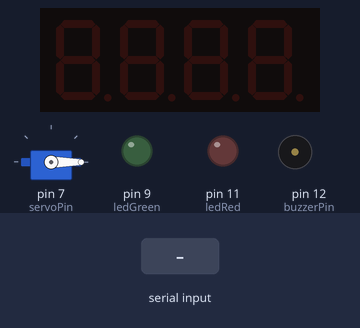
Simulated run of this sketch. Board: Arduino Uno, built with avr-gcc and run on an emulated ATmega328P. On the bench: servo, 4-digit seven-segment display, output pins drawn as LEDs (lit = HIGH), buzzer (waves = sounding). The inputs (shaded band) are chosen by the test bench.

Above: at 1.2 s.
1.3 s: "pass\n" received over Serial
At 3.0 s:
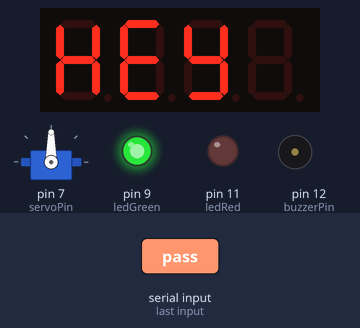
At 8.8 s:
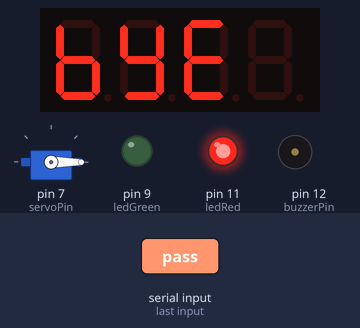
9.2 s: "fail\n" received over Serial
At 12.0 s:
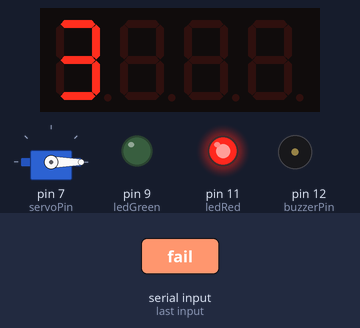
Timing chart, 0 to 13.5 s (numbered marks = the images above; inputs shaded):
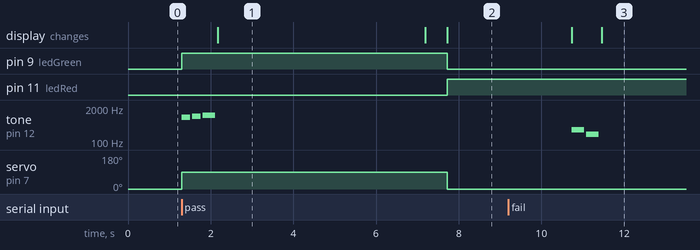

Measured:
- after the input at 1.3 s, pin 9 (ledGreen): LOW → HIGH at once, → LOW 6.4 s later; pin 11 (ledRed): LOW → HIGH after 6.4 s; tone on pin 12 (buzzerPin): plays 880 Hz for 0.20 s, 988 Hz for 0.20 s, 1047 Hz for 0.30 s, starting at once; servo on pin 7 (servoPin): 0° → 90° at once, → 0° 6.4 s later; the display: changes after 0.88 s (image 1)
- after the input at 9.2 s, tone on pin 12 (buzzerPin): silent → 300 Hz after 1.5 s, → silent 0.30 s later, → 200 Hz 0.05 s later, → silent 0.30 s later; the display: first differs from a run without the input after 2.3 s (image 3)
- what the display in image 1 shows lasts 5.0 s, from 2.2 s to 7.2 s

The sketch:

faceScanDoor_Nat.ino
```cpp
#include <Servo.h>
#include <TM1637Display.h>
// TM1637 CLK and DIO pins
const byte CLK_PIN = 6;
const byte DIO_PIN = 5;
const int ledRed = 11;
const int ledGreen = 9;
const int buzzerPin = 12;
const int servoPin = 7;

// Create display object
TM1637Display display(CLK_PIN, DIO_PIN);
// Word: "HEy"
const byte word_hey[] = {
  SEG_B | SEG_C | SEG_E | SEG_F | SEG_G,           // H
  SEG_A | SEG_D | SEG_E | SEG_F | SEG_G,           // E
  SEG_B | SEG_C | SEG_D | SEG_F | SEG_G,           // y
  0x00                                             // blank
};
// Word: "byE"
const byte word_bye[] = {
  SEG_C | SEG_D | SEG_E | SEG_F | SEG_G,           // b
  SEG_B | SEG_C | SEG_D | SEG_F | SEG_G,           // y
  SEG_A | SEG_D | SEG_E | SEG_F | SEG_G,           // E
  0x00                                             // blank
};
// Word: "3"
const byte word_three[] = {
  SEG_A | SEG_B | SEG_C | SEG_D | SEG_G,           // 3
  0x00,                                             // blank
  0x00,                                             // blank
  0x00,                                             // blank
};
// Word: "2"
const byte word_two[] = {
  0x00,                                             // blank
  SEG_A | SEG_B | SEG_D | SEG_E | SEG_G,           // 2
  0x00,                                             // blank
  0x00,                                             // blank
};
// Word: "1"
const byte word_one[] = {
  0x00,                                             // blank
  0x00,                                             // blank
  SEG_B | SEG_C,                                   // 1
  0x00,                                             // blank
};
// Word: "run"
const byte word_run[] = {
  SEG_E | SEG_G,                   // r
  SEG_C | SEG_E | SEG_D,           // u
  SEG_C | SEG_E | SEG_G,           // n
  0x00                             // blank
};
// Display a word on the 4-digit display
void showWord(const byte word[]) {
  display.setSegments(word);
}

Servo doorServo;

void setup() {
  display.setBrightness(7);
  Serial.begin(9600);

  pinMode(ledRed, OUTPUT);
  pinMode(ledGreen, OUTPUT);
  pinMode(buzzerPin, OUTPUT);

  doorServo.attach(servoPin);
  doorServo.write(0); // Start in locked position
}

void loop() {
  if (Serial.available()) {
    String command = Serial.readStringUntil('\n');

    if (command == "pass") {
      handlePass();
    }
    else if (command == "fail") {
      handleFail();
    }
  }
}

void handlePass() {
  digitalWrite(ledRed, LOW);
  digitalWrite(ledGreen, HIGH);
  doorServo.write(90);    // Unlock
  playPositiveChime();
  showWord(word_hey);
  delay(5000);
  display.clear();
  delay(500);
  showWord(word_bye);
  doorServo.write(0);     // Lock again
  digitalWrite(ledRed, HIGH);
  digitalWrite(ledGreen, LOW);
  delay(3000);
  display.clear();
}

void handleFail() {
  digitalWrite(ledRed, HIGH);
  doorServo.write(0);     // Ensure it's locked
  playNegativeChime();
  intruder();
}

void intruder() {
  showWord(word_three);
  delay(3000);
  display.clear();
  showWord(word_two);
  delay(3000);
  display.clear();
  showWord(word_one);
  delay(3000);
  display.clear();
  delay(500);
  showWord(word_run);
  delay(5000);
  display.clear();
}

void playPositiveChime() {
  tone(buzzerPin, 880, 200);
  delay(250);
  tone(buzzerPin, 988, 200);
  delay(250);
  tone(buzzerPin, 1047, 300);
  delay(350);
  noTone(buzzerPin);
}

void playNegativeChime() {
  tone(buzzerPin, 300, 300);  // Low buzz
  delay(350);
  tone(buzzerPin, 200, 300);  // Lower buzz
  delay(350);
  noTone(buzzerPin);
}
```
